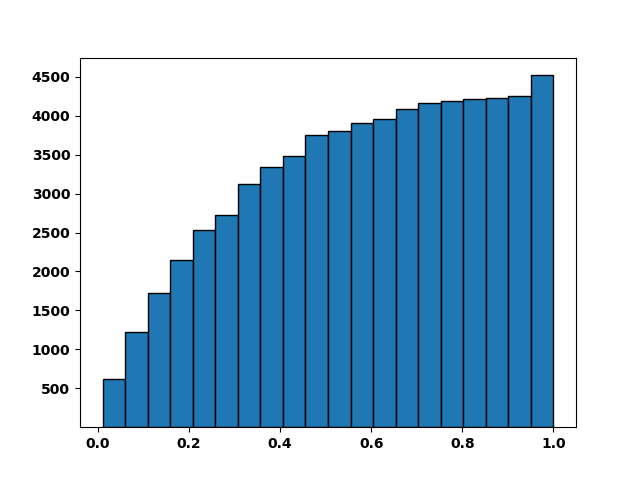

Source code (Python):
import numpy as np
import pandas as pd
import matplotlib.pyplot as plt

original_data = pd.read_csv("co-occurrence_matrix.csv").drop(columns=["label_headers"]).values.flatten()
data = [i for i in original_data if i > 0]
plt.hist(data, bins = 20, cumulative = True, edgecolor='black')
plt.yticks(np.arange(500, 5000, step=500))
plt.show()
